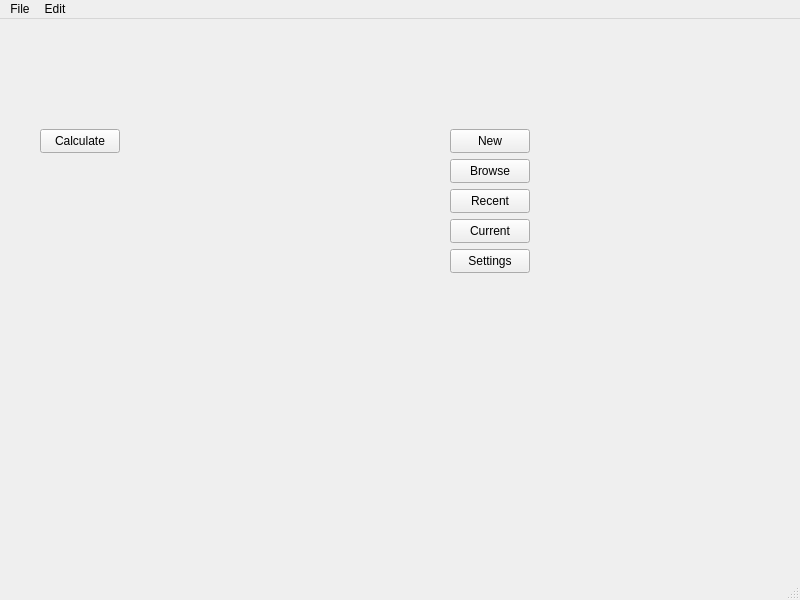
<?xml version="1.0" encoding="UTF-8"?>
<ui version="4.0">
 <class>ChimpMath</class>
 <widget class="QMainWindow" name="ChimpMath">
  <property name="geometry">
   <rect>
    <x>0</x>
    <y>0</y>
    <width>800</width>
    <height>600</height>
   </rect>
  </property>
  <property name="windowTitle">
   <string>ChimpMath</string>
  </property>
  <widget class="QWidget" name="centralwidget">
   <widget class="QPushButton" name="calculateButton">
    <property name="geometry">
     <rect>
      <x>40</x>
      <y>110</y>
      <width>80</width>
      <height>24</height>
     </rect>
    </property>
    <property name="text">
     <string>Calculate</string>
    </property>
   </widget>
   <widget class="QPushButton" name="newButton">
    <property name="geometry">
     <rect>
      <x>450</x>
      <y>110</y>
      <width>80</width>
      <height>24</height>
     </rect>
    </property>
    <property name="text">
     <string>New</string>
    </property>
   </widget>
   <widget class="QPushButton" name="browseButton">
    <property name="geometry">
     <rect>
      <x>450</x>
      <y>140</y>
      <width>80</width>
      <height>24</height>
     </rect>
    </property>
    <property name="text">
     <string>Browse</string>
    </property>
   </widget>
   <widget class="QPushButton" name="recentButton">
    <property name="geometry">
     <rect>
      <x>450</x>
      <y>170</y>
      <width>80</width>
      <height>24</height>
     </rect>
    </property>
    <property name="text">
     <string>Recent</string>
    </property>
   </widget>
   <widget class="QPushButton" name="currentButton">
    <property name="geometry">
     <rect>
      <x>450</x>
      <y>200</y>
      <width>80</width>
      <height>24</height>
     </rect>
    </property>
    <property name="text">
     <string>Current</string>
    </property>
   </widget>
   <widget class="QPushButton" name="settingsButton">
    <property name="geometry">
     <rect>
      <x>450</x>
      <y>230</y>
      <width>80</width>
      <height>24</height>
     </rect>
    </property>
    <property name="text">
     <string>Settings</string>
    </property>
   </widget>
  </widget>
  <widget class="QMenuBar" name="menubar">
   <property name="geometry">
    <rect>
     <x>0</x>
     <y>0</y>
     <width>800</width>
     <height>21</height>
    </rect>
   </property>
   <widget class="QMenu" name="menuFile">
    <property name="title">
     <string>File</string>
    </property>
   </widget>
   <widget class="QMenu" name="menuEdit">
    <property name="title">
     <string>Edit</string>
    </property>
   </widget>
   <addaction name="menuFile"/>
   <addaction name="menuEdit"/>
  </widget>
  <widget class="QStatusBar" name="statusbar"/>
 </widget>
 <resources/>
 <connections/>
</ui>
